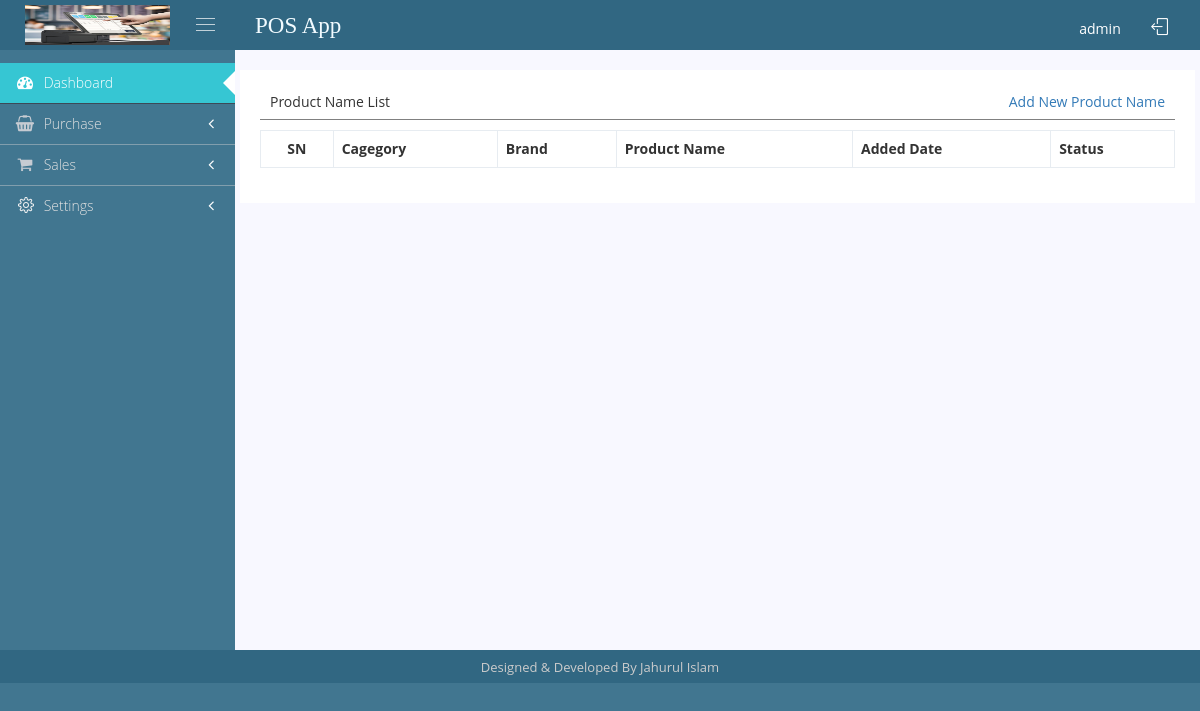
Page /settings/product-name-list/ (signed in) on the earlier database version.
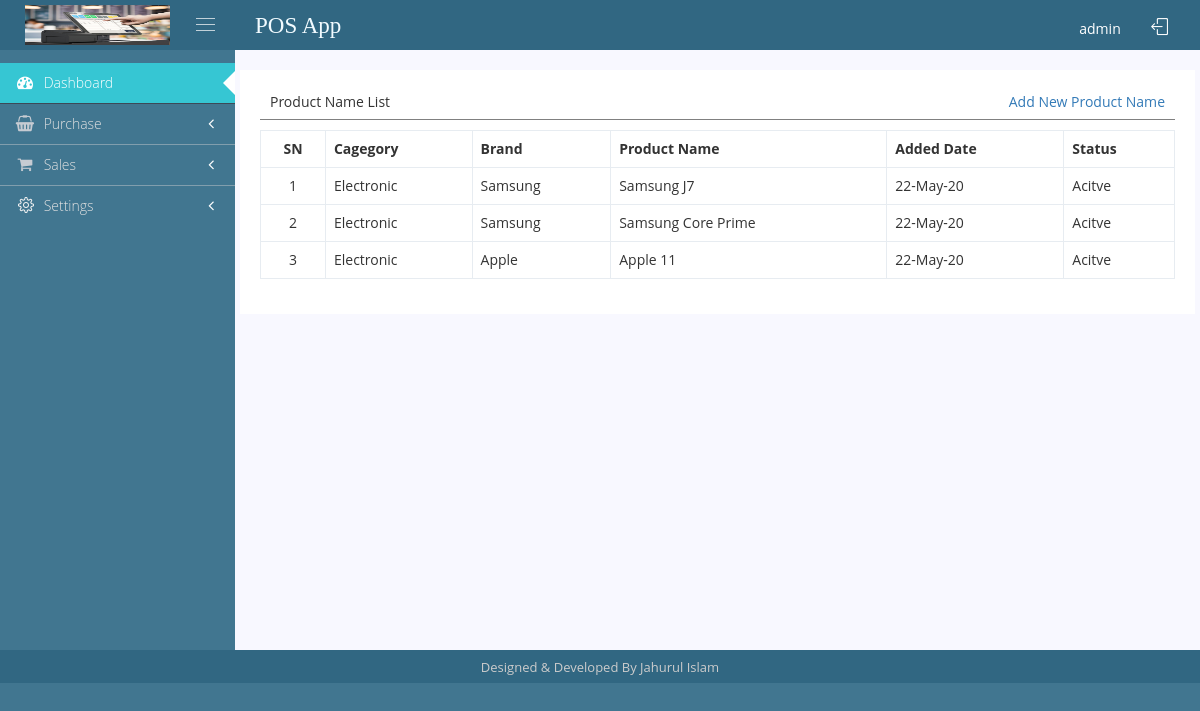
Same page on the later database version.
### posapp/models.py (models this page shows, shortened)
class ProductInfo(models.Model):
    product_cat     = models.ForeignKey(ProductCategory, on_delete=models.CASCADE)
    product_brand   = models.ForeignKey(ProductBrand, on_delete=models.CASCADE)
    product_name    = models.CharField(max_length=200, unique=True)
    added_date      = models.DateTimeField(auto_now_add=True)
    status          = models.BooleanField(default=True)

class ProductCategory(models.Model):
    cat_name        = models.CharField(max_length=150, unique=True)
    added_date      = models.DateTimeField(auto_now_add=True)
    status          = models.BooleanField(default=True)
    def __str__(self):
        return self.cat_name

class ProductBrand(models.Model):
    brand_name      = models.CharField(max_length=150, unique=True)
    added_date      = models.DateTimeField(auto_now_add=True)
    status          = models.BooleanField(default=True)
    def __str__(self):
        return self.brand_name

### posapp/views.py (the view)
# urls.py: path('settings/product-name-list/', views.product_name_list, name="product_name_list"),
def product_name_list(request):
    if request.session["userid"]:
        context = { "product_name_list": models.ProductInfo.objects.all() }
        return render(request, "posapp/settings/product_name_list.html", context)
    else:
        return redirect("user_logout")

### posapp/templates/posapp/settings/product_name_list.html (shortened to what this page needs)
{% extends 'posapp/common/base.html' %}
{% load static %}
{% block content %}
<div class="portlet-body form">
    <div class="row">
        <div class="portlet light">
            <div class="page_header">
                <div class="page_header_left">Product Name List </div>
                <div class="page_header_right">
                    <a href="/settings/add-product-name/">Add New Product Name</a>
                </div>
            </div>
            <table class="table table-bordered">
                <tr>
                    <th class="text-center">SN</th>
                    <th>Cagegory</th>
                    <th>Brand</th>
                    <th>Product Name</th>
                    <th>Added Date</th>
                    <th>Status</th>
                </tr>
                {% for data in product_name_list %}
                    <tr>
                        <td class="text-center">{{ forloop.counter }}</td>
                        <td>{{ data.product_cat }}</td>
                        <td>{{ data.product_brand }}</td>
                        <td>{{ data.product_name }}</td>
                        <td>{{ data.added_date|date:"d-M-y" }}</td>
                        <td> {% if data.status %} Acitve {% else %} Inactive {% endif %} </td>
                    </tr>
                {% endfor %}
            </table>
        </div>
    </div>
</div>
{% endblock %}

Differences in the rows shown:
added ProductInfo: product_cat "Electronic", product_brand "Samsung", product_name "Samsung J7", added_date "22-May-20", status "Acitve"
added ProductInfo: product_cat "Electronic", product_brand "Samsung", product_name "Samsung Core Prime", added_date "22-May-20", status "Acitve"
added ProductInfo: product_cat "Electronic", product_brand "Apple", product_name "Apple 11", added_date "22-May-20", status "Acitve"
